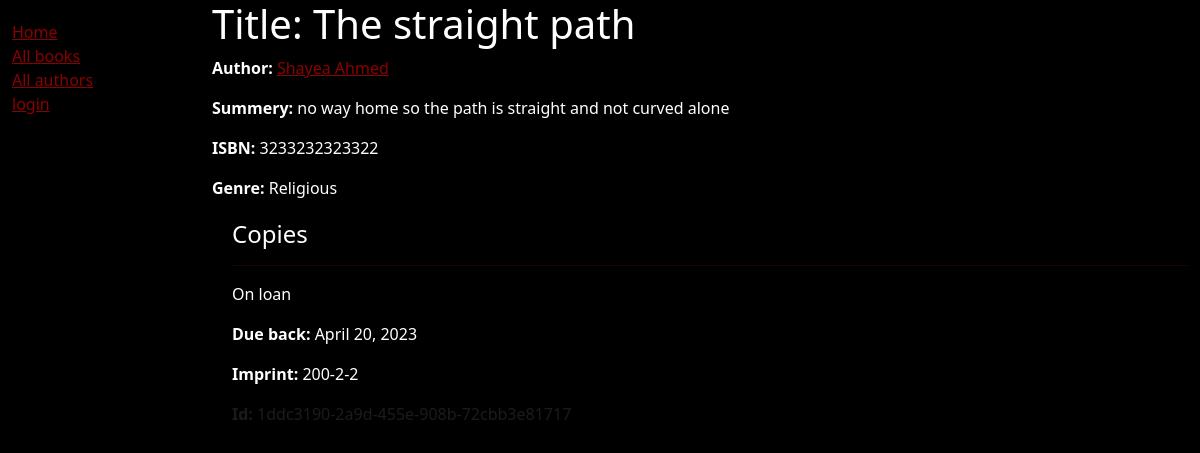
/catalog/book/1, run on the app's committed database.
### catalog/models.py (models this page shows, shortened)
class Book(models.Model):
    title = models.CharField(max_length=200)
    author = models.ForeignKey("Author", on_delete=models.SET_NULL, null=True)
    summery = models.TextField(
        max_length=1000, help_text="Enter a brief description about the book"
    )
    isbn = models.CharField(
        "ISBN",
        max_length=13,
        help_text='ISBN 13 character <a href="https://www.isbn-international.org/content/what-isbn">ISBN number</a>',
    )
    genre = models.ManyToManyField(Genre, help_text="Select genre for this book")
    language = models.ForeignKey("Language", on_delete=models.SET_NULL, null=True)
    def display_genre(self):
        """ create a string representing the first three genre if any"""
        return ", ".join(genre.name for genre in self.genre.all()[:3])
    display_genre.short_description = "Genre"

class Author(models.Model):
    first_name = models.CharField(max_length=100)
    last_name = models.CharField(max_length=100)
    date_of_birth = models.DateField(null=True, blank=True)
    date_of_death = models.DateField("Died", null=True, blank=True)
    class Meta:
        ordering = ["last_name", "first_name"]
    def __str__(self):
        return f"{self.last_name} {self.first_name}"
    def get_absolute_url(self):
        return reverse("author-detail", args=[str(self.id)])

class Genre(models.Model):
    name = models.CharField(
        max_length=200, help_text="Enter book genre (e.g Science Fiction)"
    )
    def __str__(self):
        return self.name

class BookInstance(models.Model):
    id = models.UUIDField(
        primary_key=True, default=uuid.uuid4, help_text="unique id represent each copy"
    )
    book = models.ForeignKey(Book, on_delete=models.RESTRICT, null=True)
    imprint = models.CharField(max_length=200)
    due_back = models.DateField(null=True, blank=True)
    borrower = models.ForeignKey(User, on_delete=models.SET_NULL, null=True, blank=True)
    LOAN_STATUS = (
        ("m", "Maintanace"),
        ("o", "On loan"),
        ("a", "Available"),
        ("r", "Reserved"),
    )
    status = models.CharField(
        max_length=1,
        default="m",
        choices=LOAN_STATUS,
        blank=True,
        help_text="book availability",
    )
    class Meta:
        ordering = ["due_back"]
        permissions = (("can mark as returned", "set book as returned"),)

### catalog/views.py (the view)
# urls.py: path("book/<int:pk>", views.BookDetailView.as_view(), name="book-detail"),
class BookDetailView(generic.DetailView):
    model = Book
    paginate_by = 3

### catalog/templates/catalog/book_detail.html (shortened to what this page needs)
{% extends 'catalog/layout.html' %}
{% block content %}
	<h1>Title: {{ book.title }}</h1>
	<p><strong> Author: </strong><a href="{{ book.author.get_absolute_url }}">{{ book.author }}</a></p>
	<p><strong> Summery:  </strong>{{ book.summery }} </p>
	<p><strong> ISBN: </strong> {{ book.isbn }} </p>
	<p><strong> Genre: </strong> {{ book.genre.all|join:", " }} </p>
	<div style="margin-left: 20px; margin-top:20px">
		<h4> Copies </h4>
		<hr style="height: 1.3px; background-color:darkred; border: none;">
		{% for copy in book.bookinstance_set.all %}
			<p class="{% if copy.status == 'a' %}text-success{% elif copy.status == 'm' %}text-danger{% endif %}">
				{{ copy.get_status_display }}
			</p>
			{% if copy.status != 'a' %}
				<p><strong>Due back: </strong>{{ copy.due_back }}</p>
			{% endif %}
			<p><strong>Imprint: </strong>{{ copy.imprint }}</p>
			<p class="text-muted"><strong>Id: </strong>{{ copy.id }} </p>
		{% endfor %}
	</div>
{% endblock %}

### data on the page
Book: author "Shayea Ahmed", summery "no way home so the path is straight and not curved alone", isbn "3233232323322", genre.all "Religious"
BookInstance: status "On loan", due_back "April 20, 2023", imprint "200-2-2", id "1ddc3190-2a9d-455e-908b-72cbb3e81717"
